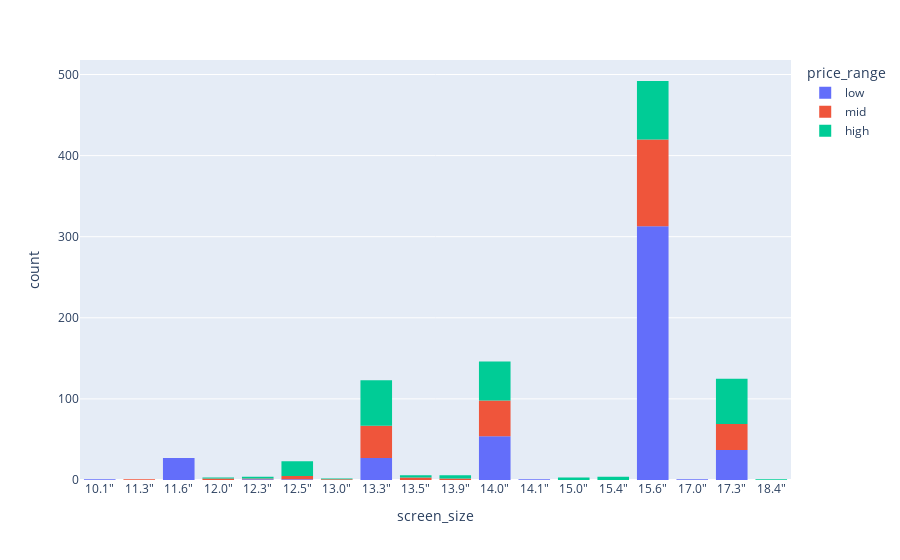

The code cell stored with this chart in its notebook:
### Markdown cell above
### Screen size

### Code cell
px.histogram(laptops_train, x="screen_size", color="price_range").update_xaxes(categoryorder="category ascending")

### Figure 1 — Plotly figure (JSON) as saved in the notebook; plotly's stock layout.template omitted (floating-point values rounded to 4 significant figures; data arrays with more than 128 entries replaced by an {"elided": "..."} marker saying what was removed)
{"data": [{"alignmentgroup": "True", "bingroup": "x", "hovertemplate": "price_range=low<br>screen_size=%{x}<br>count=%{y}<extra></extra>", "legendgroup": "low", "marker": {"color": "#636efa", "pattern": {"shape": ""}}, "name": "low", "offsetgroup": "low", "orientation": "v", "showlegend": true, "type": "histogram", "x": {"elided": "463 str values"}, "xaxis": "x", "yaxis": "y"}, {"alignmentgroup": "True", "bingroup": "x", "hovertemplate": "price_range=mid<br>screen_size=%{x}<br>count=%{y}<extra></extra>", "legendgroup": "mid", "marker": {"color": "#EF553B", "pattern": {"shape": ""}}, "name": "mid", "offsetgroup": "mid", "orientation": "v", "showlegend": true, "type": "histogram", "x": {"elided": "237 str values"}, "xaxis": "x", "yaxis": "y"}, {"alignmentgroup": "True", "bingroup": "x", "hovertemplate": "price_range=high<br>screen_size=%{x}<br>count=%{y}<extra></extra>", "legendgroup": "high", "marker": {"color": "#00cc96", "pattern": {"shape": ""}}, "name": "high", "offsetgroup": "high", "orientation": "v", "showlegend": true, "type": "histogram", "x": {"elided": "269 str values"}, "xaxis": "x", "yaxis": "y"}], "layout": {"autosize": true, "barmode": "relative", "legend": {"title": {"text": "price_range"}, "tracegroupgap": 0}, "margin": {"t": 60}, "xaxis": {"anchor": "y", "autorange": true, "categoryorder": "category ascending", "domain": [0, 1], "range": [-0.5, 17.5], "title": {"text": "screen_size"}, "type": "category"}, "yaxis": {"anchor": "x", "autorange": true, "domain": [0, 1], "range": [0, 517.9], "title": {"text": "count"}}}}
